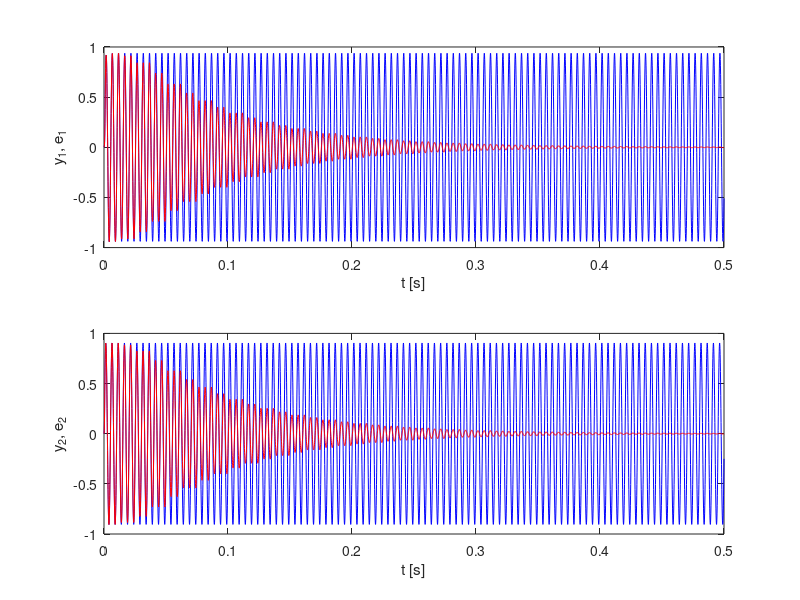

The MATLAB script that drew this image:
clear all;
clc;

%% PARAMETEREK
fs=8000;                    % mintaveteli frekvencia [Hz]
T=0.5;                      % szimulacios ido [s]
N_S=5;                      % masodlagos utakat modellezo FIR szurok hossza
N_W=300;                    % adaptiv szurok hossza
mu=2e-7;                    % batorsagi tenyezo
updatePeriod=[100 100];     % ennyi mintankent kuldjuk at az egyutthatokat, es frissitjuk az adaptiv szuroket
noise=@(t) sin(2*pi*200*t); % zajforras

%% ELSODLEGES UTAK (zajforras --> mikrofonok)
[PB1,PA1]=ellip(6,1,60,0.3);
[PB2,PA2]=ellip(6,1,60,0.5);

%% MASODLAGOS UTAK (Sij: i. hangszoro --> j. mikrofon)
S11=1:N_S;
S12=2*(N_S:-1:1).*(-1).^(1:N_S);
S21=S12;
S22=S11;

%% IDENTIFIKACIO (most tokeletes, a valosagban LMS algoritmus)
S_id11=S11;
S_id12=S12;
S_id21=S21;
S_id22=S22;

%% ZAJCSOKKENTES
t=0:1/fs:T;
x=noise(t);                  % zajforras (referencia)
y1=filter(PB1,PA1,x);        % zaj az 1. node-nal
y2=filter(PB2,PA2,x);        % zaj a  2. node-nal
x_shr=zeros(1,max(N_W,N_S)); % buffer a referenciajelnek
y_hat_shr=zeros(2,N_S);      % buffer a kimeneti jeleknek
r11=zeros(1,N_W);            % x megszurve S11-gyel
r12=zeros(1,N_W);            % x megszurve S12-vel
r21=zeros(1,N_W);            % x megszurve S21-gyel
r22=zeros(1,N_W);            % x megszurve S22-vel
e=zeros(2,length(t));        % hibajelek (a mikrofonok altal hallott zaj)
W=zeros(2,N_W);              % adaptiv szurok
DW=zeros(2,N_W);             % update-ek
DW_1=zeros(2,N_W);           % node1 altal (a sajat hibajele alapjan) elokeszitett update
DW_2=zeros(2,N_W);           % node2 altal (a sajat hibajele alapjan) elokeszitett update
updateCntr=zeros(1,2);       % ebben szamoljuk az update-ig

for ii=1:length(t);
    % a referenciajelet mindket node megkapja
        x_shr=[x(ii) x_shr(1:end-1)];
    % a hangszoron kiadando jel
        % node1
        y_hat=-W(1,:)*x_shr';
        y_hat_shr(1,:)=[y_hat y_hat_shr(1,1:end-1)];
        % node2
        y_hat=-W(2,:)*x_shr';
        y_hat_shr(2,:)=[y_hat y_hat_shr(2,1:end-1)];
    % a mikrofonok altal erzekelt hibajelek (ezt a "fizika csinalja")
        e(1,ii)=y1(ii)+S11*y_hat_shr(1,:)'+S21*y_hat_shr(2,:)';
        e(2,ii)=y2(ii)+S22*y_hat_shr(2,:)'+S12*y_hat_shr(1,:)';
    % update elokeszitese
        % node1
        r11=[S_id11*x_shr(1:N_S)' r11(1:end-1)];
        r21=[S_id21*x_shr(1:N_S)' r21(1:end-1)];
        DW_1(1,:)=DW_1(1,:)+r11*e(1,ii); % node1 -> node1 update
        DW_1(2,:)=DW_1(2,:)+r21*e(1,ii); % node1 -> node2 update
        % node2
        r22=[S_id22*x_shr(1:N_S)' r22(1:end-1)];
        r12=[S_id12*x_shr(1:N_S)' r12(1:end-1)];
        DW_2(2,:)=DW_2(2,:)+r22*e(2,ii); % node2 -> node2 update
        DW_2(1,:)=DW_2(1,:)+r12*e(2,ii); % node2 -> node1 update
    % kommunikacio: node1  <----DW_2(1,:)------  node2
        updateCntr=updateCntr+1;
        if updateCntr(1)>=updatePeriod(1)
            % node1: megkapja node2-tol DW_2(1,:)-et, DW_1(1,:)-et pedig o szamitja ki
            DW(1,:)=mu*DW_1(1,:)+mu*DW_2(1,:);
            W=W+DW;
            % valtozok nullazasa: csak azt a reszt, amit felhasznaltunk, a tobbit meg novelik majd a node-ok
            DW_1(1,:)=zeros(1,N_W);
            DW_2(1,:)=zeros(1,N_W);
            % teljes update matrix nullazasa 
            DW=zeros(2,N_W);
            updateCntr(1)=0;            
        end
    % kommunikacio: node1  -----DW_1(2,:)----->  node2
        if updateCntr(2)>=updatePeriod(2)
            % node2: megkapja node1-tol DW_1(2,:)-et, DW_2(2,:)-et pedig o szamitja ki
            DW(2,:)=mu*DW_1(2,:)+mu*DW_2(2,:);
            W=W+DW;
            % valtozok nullazasa: csak azt a reszt, amit felhasznaltunk, a tobbit meg novelik majd a node-ok
            DW_1(2,:)=zeros(1,N_W);
            DW_2(2,:)=zeros(1,N_W);
            % teljes update matrix nullazasa 
            DW=zeros(2,N_W);
            updateCntr(2)=0;            
        end
end

%% ABRAZOLAS
figure(1);
subplot(211);
plot(t,y1,'b',t,e(1,:),'r');
xlabel('t [s]');
ylabel('y_1, e_1');
subplot(212);
plot(t,y2,'b',t,e(2,:),'r');
xlabel('t [s]');
ylabel('y_2, e_2');
